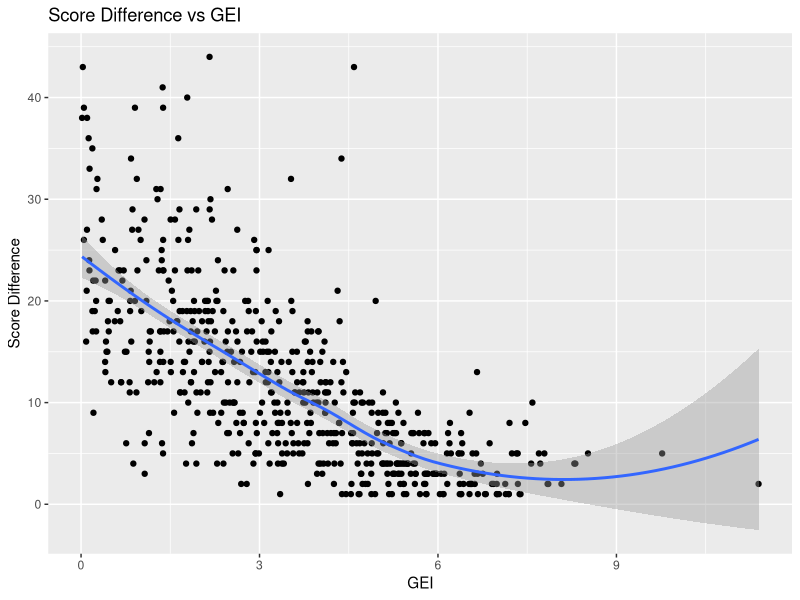
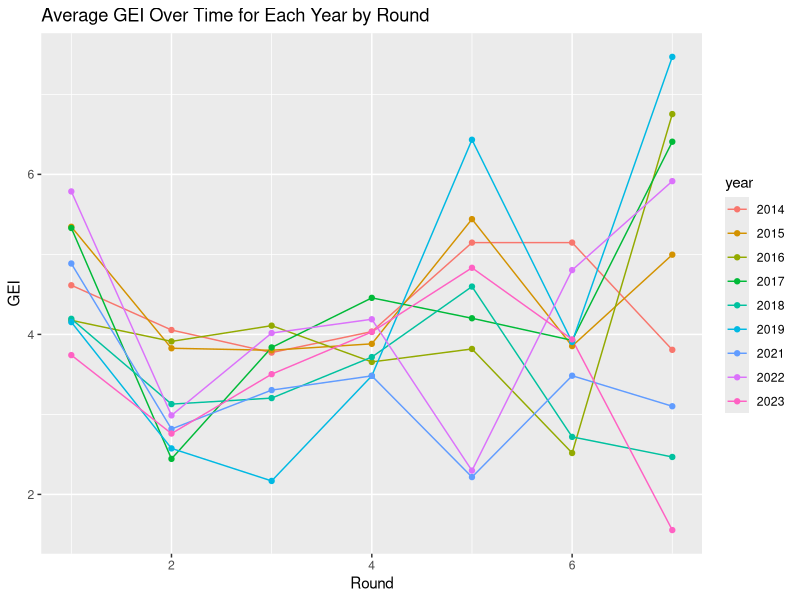
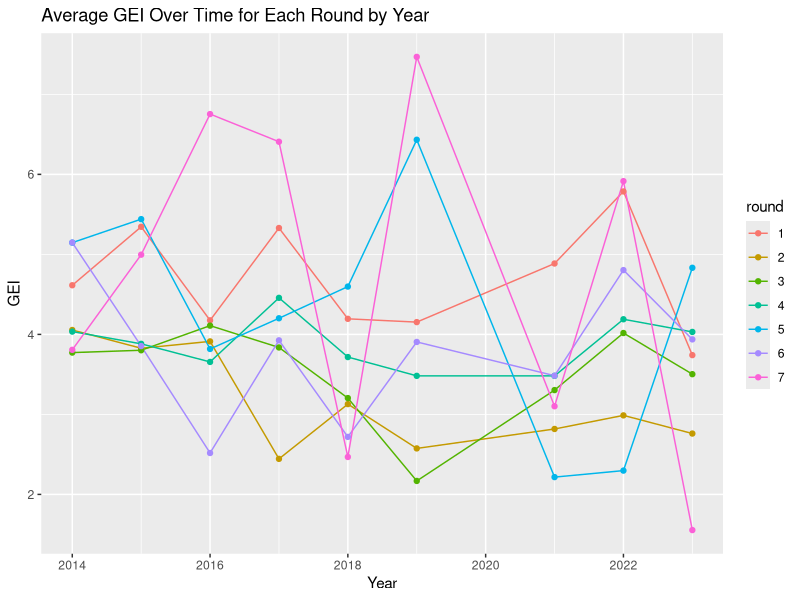
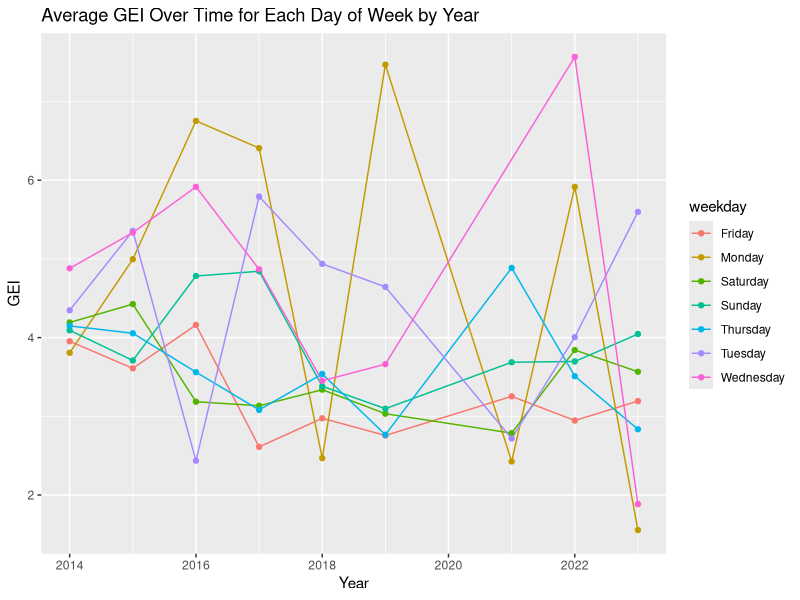
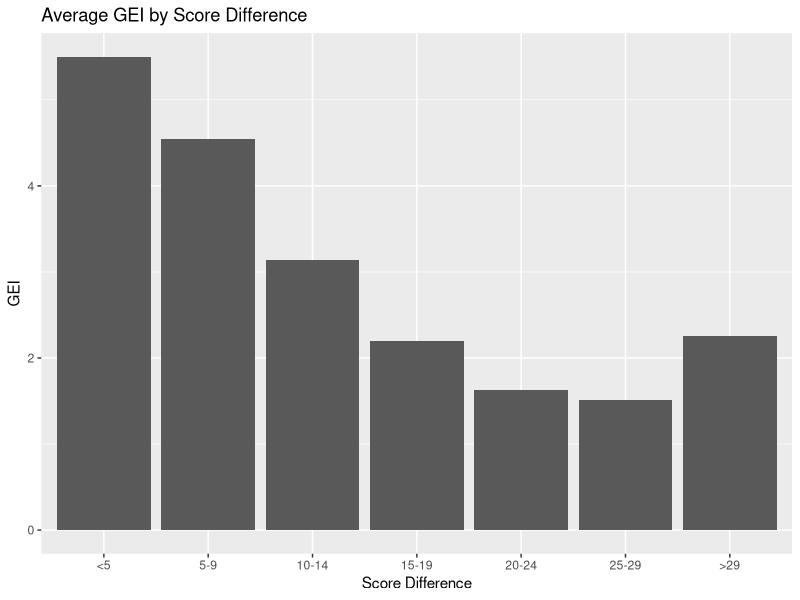
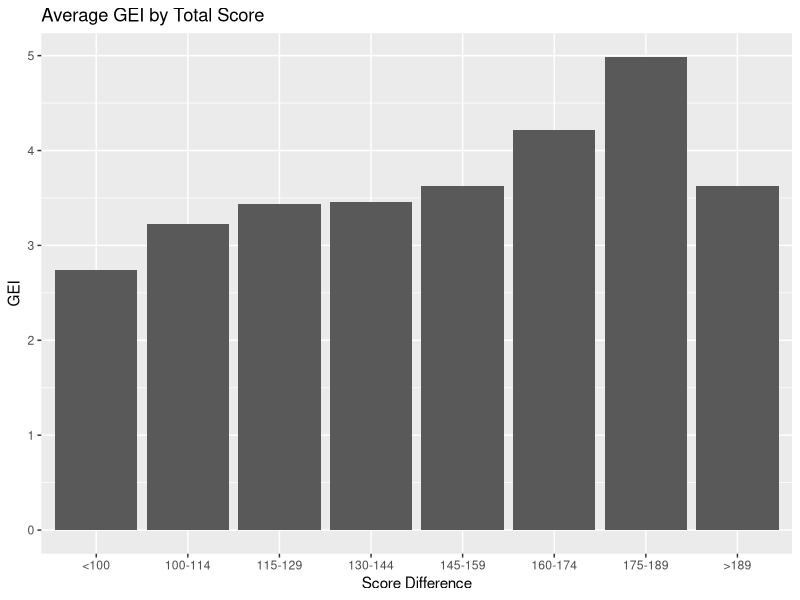

Write the R code that produced these figures, in order.
## ---- chunk 1
library(tidyverse)
library(lubridate)
library(psych)
## ---- chunk 2
data <- read.csv("NCAA_Tournaments14_23_V2.csv")

data <- na.omit(data)

data <- data %>%
  filter(ref_crew != "")


# separate refs
refs <- data.frame(do.call('rbind', strsplit(as.character(data$ref_crew),'/',fixed=TRUE)))

colnames(refs) =  c('ref1', 'ref2', 'ref3')


# add fields
data_1 <- cbind(data, refs) %>% 
  mutate(date = mdy(date)) %>%
  mutate(abs_score_delta = abs(team_score - opp_score),
         weekday = weekdays(date),
         year = format(as.Date(date, format="%d/%m/%Y"),"%Y"),
         round = as.character(round),
         round_int = as.integer(round),
         year_int = as.integer(year)) %>%
  mutate(tot_score_range = case_when(
    tot_score < 100 ~ "<100",
    tot_score >= 100 & tot_score < 114 ~ "100-114",
    tot_score >= 115 & tot_score < 129 ~ "115-129",
    tot_score >= 130 & tot_score < 144 ~ "130-144",
    tot_score >= 145 & tot_score < 169 ~ "145-159",
    tot_score >= 170 & tot_score < 184 ~ "160-174",
    tot_score >= 185 & tot_score < 199 ~ "175-189",
    .default = ">189"
  ),
  abs_score_delta_range = case_when(
    abs_score_delta < 5 ~ "<5",
    abs_score_delta >= 5 & abs_score_delta < 9 ~ "5-9",
    abs_score_delta >= 10 & abs_score_delta < 14 ~ "10-14",
    abs_score_delta >= 15 & abs_score_delta < 19 ~ "15-19",
    abs_score_delta >= 20 & abs_score_delta < 24 ~ "20-24",
    abs_score_delta >= 25 & abs_score_delta < 29 ~ "25-29",
    .default = ">29"
  ))

# just numeric values
num_vars <- data_1 %>%
  select(gei, threes, fouls, round, tot_score, abs_score_delta)
## ---- chunk 3
# correlation matrix
pairs.panels

# scatterplot
ggplot(data_1, aes(x=gei, y=abs_score_delta)) + 
  geom_point() +
  geom_smooth(method = "loess") +
  labs(
    title = "Score Difference vs GEI",
    y = "Score Difference", 
    x = "GEI"
  )
## ---- chunk 4

# round
data_1 %>%
  group_by(round, round_int, year, year_int) %>%
  summarise(avg_gei = mean(gei)) %>%
  ggplot(aes(x=round_int, y=avg_gei, color=year)) +
    geom_line() +
    geom_point() +
    labs(
      title = "Average GEI Over Time for Each Year by Round",
      y = "GEI", 
      x = "Round"
    )
    
# year
data_1 %>%
  group_by(round, round_int, year, year_int) %>%
  summarise(avg_gei = mean(gei)) %>%
  ggplot(aes(x=year_int, y=avg_gei, color=round)) +
  geom_line() +
  geom_point() +
  labs(
    title = "Average GEI Over Time for Each Round by Year",
    y = "GEI", 
    x = "Year"
  )

# day of week
data_1 %>%
  group_by(weekday, year, year_int) %>%
  summarise(avg_gei = mean(gei)) %>%
  ggplot(aes(x=year_int, y=avg_gei, color=weekday)) +
  geom_line() +
  geom_point() +
  labs(
    title = "Average GEI Over Time for Each Day of Week by Year",
    y = "GEI", 
    x = "Year"
  )
## ---- chunk 5
data_1 %>%
  group_by(year, weekday) %>%
  summarise(avg_gei = mean(gei)) %>%
  arrange(desc(avg_gei))

data_1 %>%
  group_by(year, round) %>%
  summarise(avg_gei = mean(gei)) %>%
  arrange(desc(avg_gei))

data_1 %>%
  group_by(year, arena) %>%
  summarise(avg_gei = mean(gei)) %>%
  arrange(desc(avg_gei))

data_1 %>%
  group_by(round) %>%
  summarise(avg_gei = mean(gei)) %>%
  arrange(desc(avg_gei))

data_1 %>%
  group_by(year) %>%
  summarise(avg_gei = mean(gei)) %>%
  arrange(desc(avg_gei))

data_1 %>%
  group_by(weekday) %>%
  summarise(avg_gei = mean(gei)) %>%
  arrange(desc(avg_gei))

data_1 %>%
  group_by(arena) %>%
  summarise(avg_gei = mean(gei)) %>%
  arrange(desc(avg_gei))
## ---- chunk 6
# score diff
data_1 %>%
  group_by(abs_score_delta_range) %>%
  summarise(avg_gei = mean(gei)) %>%
  ggplot(aes(x=factor(abs_score_delta_range, levels=c('<5', '5-9', '10-14', '15-19', '20-24', '25-29', '>29')), 
                      y=avg_gei)) + geom_bar(stat = "identity") +
    labs(
    title = "Average GEI by Score Difference",
    y = "GEI", 
    x = "Score Difference"
  )
  
# total score
data_1 %>%
  group_by(tot_score_range) %>%
  summarise(avg_gei = mean(gei)) %>%
  ggplot(aes(x=factor(tot_score_range, levels=c('<100', '100-114', '115-129', '130-144', '145-159', '160-174', '175-189', '>189')), y=avg_gei)) + geom_bar(stat = "identity") +
    labs(
    title = "Average GEI by Total Score",
    y = "GEI", 
    x = "Score Difference"
  )

## ---- chunk 7
# all variables
fit_all <- lm(gei ~ threes + fouls + abs_score_delta + tot_score + as.factor(round) + 
                as.factor(weekday) + as.factor(year), data_1)
summary(fit_all)
## ---- chunk 8
# just numeric variables
fit_num <- lm(gei ~ ., num_vars)

summary(fit_num)
## ---- chunk 9
year_fitted_models <- data_1 %>%
  group_by(year) %>%
  do(model = lm(gei ~ threes + fouls + abs_score_delta + tot_score + as.factor(round), data = .))
## ---- chunk 10
# function to get coefficients
extract_coefficients <- function(year_fitted_models) {
  coefficients <- sapply(year_fitted_models, `[`, 1)  # Modify this line to extract the desired coefficient(s)
  return(coefficients)
}
## ---- chunk 11
coefficients_by_year <- tapply(year_fitted_models$model, year_fitted_models$year, extract_coefficients)

coefficents_df <- data.frame(t(data.frame(coefficients_by_year)))

coefficents_df <- tibble::rownames_to_column(coefficents_df, "year")

coefficents_df <- coefficents_df %>% 
  mutate(across(c('year'), substr, 2, nchar(year)))
